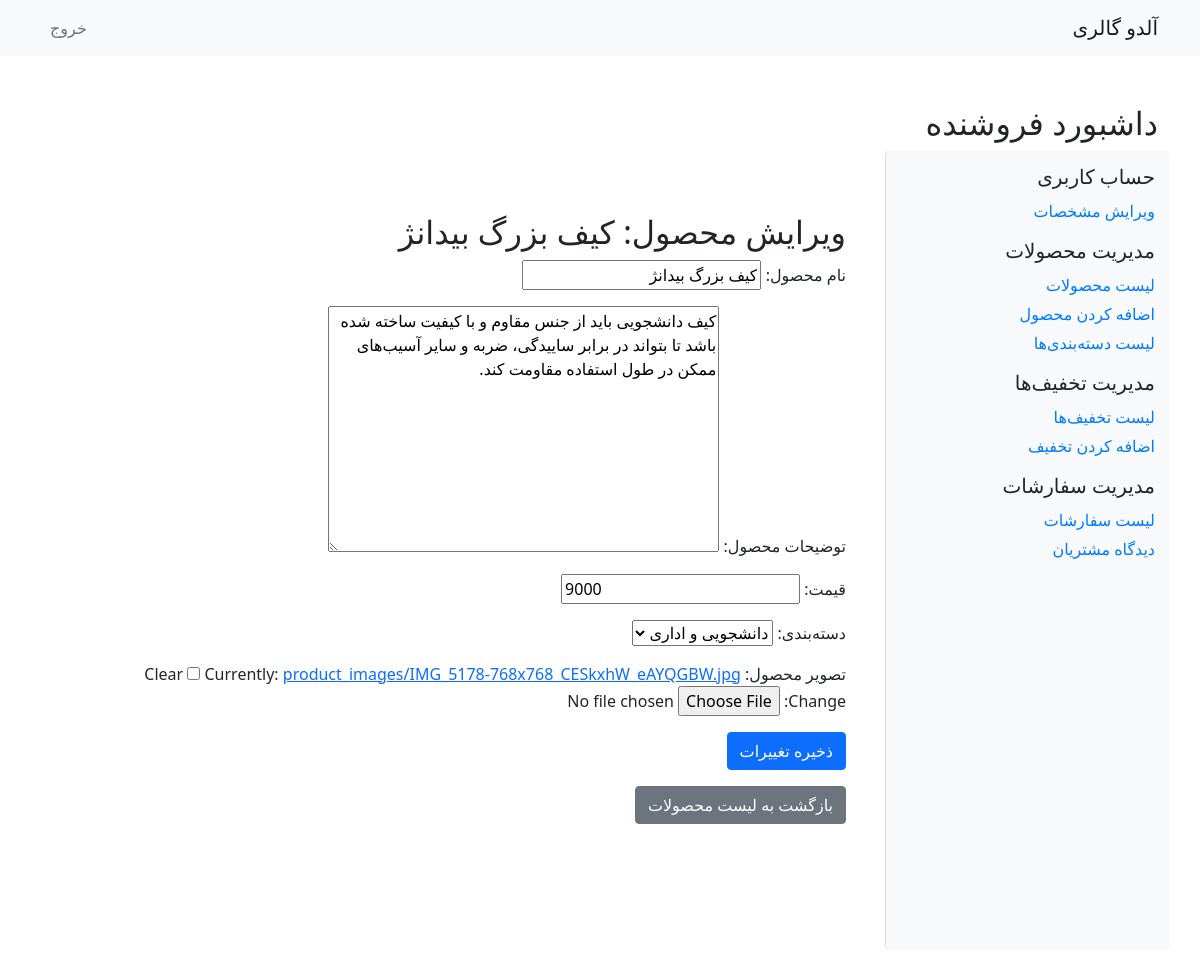
The page /vendors/product/edit/4/ on the database its author committed.
### vendors/models.py (models this page shows, shortened)
class Product(models.Model):
    name = models.CharField(max_length=255)
    description = models.TextField()
    price = models.DecimalField(max_digits=10, decimal_places=0)
    sales_count = models.PositiveIntegerField(default=0)
    discount = models.DecimalField(max_digits=10, default=0, decimal_places=0)
    category = models.ForeignKey(Category, on_delete=models.CASCADE)
    seller = models.ForeignKey('accounts.SellerProfile', on_delete=models.CASCADE)
    created_at = jmodels.jDateTimeField(auto_now_add=True)  # datetime in jalali #datetime
    updated_at = jmodels.jDateTimeField(auto_now_add=True)  # datetime in jalali
    image = models.ImageField(upload_to='product_images/', null=True, blank=True)  # فیلد جدید برای تصویر

class Category(models.Model):
    name = models.CharField(max_length=100)
    seller = models.ForeignKey('accounts.SellerProfile', on_delete=models.CASCADE)
    def __str__(self):
        return self.name

### vendors/views.py (the view, shortened to what this page needs)
# urls.py: path('product/edit/<int:pk>/', ProductUpdateView.as_view(), name='edit_product'),
class ProductUpdateView(SuccessMessageMixin, UpdateView):
    model = Product
    form_class = ProductForm
    template_name = 'vendors/edit_product.html'
    success_message = "محصول با موفقیت ویرایش شد"
    success_url = reverse_lazy('product_list')
    def get_context_data(self, **kwargs):
        context = super().get_context_data(**kwargs)
        context['product'] = self.object  # به محصول جاری دسترسی پیدا کنید
        return context

### vendors/forms.py (shortened to what this page needs)
class ProductForm(forms.ModelForm):
    class Meta:
        model = Product
        fields = ['name', 'description', 'price', 'category', 'image']
        labels = {
            'name': 'نام محصول',
            'description': 'توضیحات محصول',
            'price': 'قیمت',
            'category': 'دسته‌بندی',
            'image': 'تصویر محصول',
        }
    category = forms.ModelChoiceField(queryset=Category.objects.all(), empty_label="انتخاب دسته‌بندی", label=' دسته‌بندی')

### templates/vendors/edit_product.html (shortened to what this page needs)
{% extends 'vendors/base.html' %}
{% block content %}
    <div class="container mt-5">
        <h2>ویرایش محصول: {{ product.name }}</h2>
        <form method="post" enctype="multipart/form-data">
            {{ form.as_p }}
            <button type="submit" class="btn btn-primary">ذخیره تغییرات</button>
        </form>
        <a href="{% url 'product_list' %}" class="btn btn-secondary mt-3">بازگشت به لیست محصولات</a>
    </div>
{% endblock %}

### rows shown on the page
Product: name "کیف بزرگ بیدانژ", description "کیف دانشجویی باید از جنس مقاوم و با کیفیت ساخته شده باشد تا بتواند در برابر ساییدگی، ضربه و سایر آسیب‌های ممکن در طول استفاده مقاومت کند.", price "9000", category "دانشجویی و اداری"
